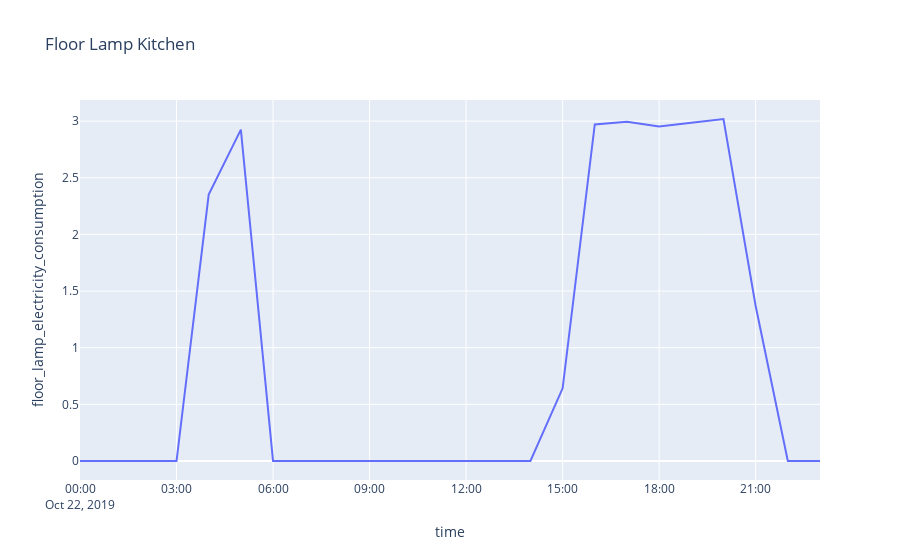

The cell this chart's notebook holds for it:
### Code cell
fig = px.line(df_fl_1022_60avg, x='time', y='floor_lamp_electricity_consumption', title='Floor Lamp Kitchen')
fig.show()

### Figure 1 — Plotly figure (JSON) as saved in the notebook; plotly's stock layout.template omitted (floating-point values rounded to 4 significant figures)
{"data": [{"hovertemplate": "time=%{x}<br>floor_lamp_electricity_consumption=%{y}<extra></extra>", "legendgroup": "", "line": {"color": "#636efa", "dash": "solid"}, "marker": {"symbol": "circle"}, "mode": "lines", "name": "", "orientation": "v", "showlegend": false, "type": "scatter", "x": ["2019-10-22T00:00:00", "2019-10-22T01:00:00", "2019-10-22T02:00:00", "2019-10-22T03:00:00", "2019-10-22T04:00:00", "2019-10-22T05:00:00", "2019-10-22T06:00:00", "2019-10-22T07:00:00", "2019-10-22T08:00:00", "2019-10-22T09:00:00", "2019-10-22T10:00:00", "2019-10-22T11:00:00", "2019-10-22T12:00:00", "2019-10-22T13:00:00", "2019-10-22T14:00:00", "2019-10-22T15:00:00", "2019-10-22T16:00:00", "2019-10-22T17:00:00", "2019-10-22T18:00:00", "2019-10-22T19:00:00", "2019-10-22T20:00:00", "2019-10-22T21:00:00", "2019-10-22T22:00:00", "2019-10-22T23:00:00"], "xaxis": "x", "y": [0, 0, 0, 0, 2.351, 2.925, 0, 0, 0, 0, 0, 0, 0, 0, 0, 0.6413, 2.971, 2.994, 2.952, 2.985, 3.018, 1.368, 0, 0], "yaxis": "y"}], "layout": {"legend": {"tracegroupgap": 0}, "title": {"text": "Floor Lamp Kitchen"}, "xaxis": {"anchor": "y", "domain": [0, 1], "title": {"text": "time"}}, "yaxis": {"anchor": "x", "domain": [0, 1], "title": {"text": "floor_lamp_electricity_consumption"}}}}
